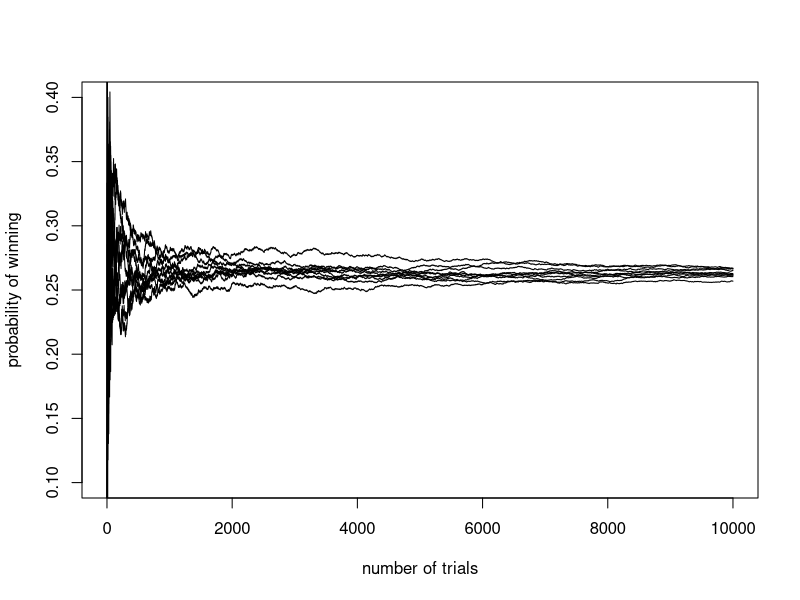
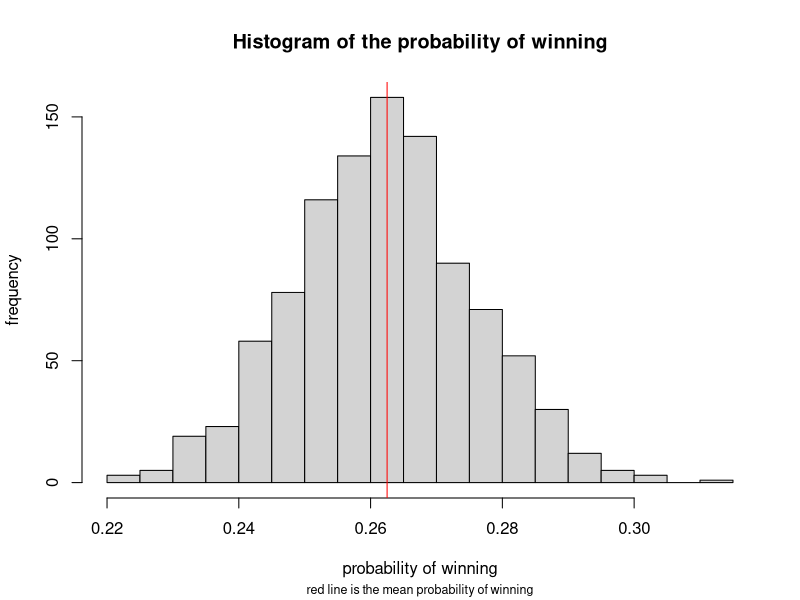

Write the R code that produced these figures, in order.
setwd("~/Desktop/Autumn 2021/Math 381/math381-a6")

convergence <- read.csv("convergence.csv")
histogram <- read.csv("histogram.csv")

x <- 1:10000

png(file="convergence_plot.png",
    width=1000, height=600)

plot(x, convergence$run1, ylim = c(0.1, 0.4), type = "l", 
     xlab = "number of trials", ylab = "probability of winning")
lines(x, convergence$run2)
lines(x, convergence$run3)
lines(x, convergence$run4)
lines(x, convergence$run5)
lines(x, convergence$run6)
lines(x, convergence$run7)
lines(x, convergence$run8)
lines(x, convergence$run9)
lines(x, convergence$run10)
dev.off()

png(file="probabilities_histogram.png",
    width=1000, height=600)

hist(histogram$probability.histogram, 
     main = "Histogram of the probability of winning", 
     sub = "red line is the mean probability of winning", 
     cex.sub = .75,
     xlab = "probability of winning",
     ylab = "frequency", breaks = 20)
abline(v = mean(histogram$probability.histogram),                       # Add line for mean
       col = "red",
       lwd = 1)
dev.off()